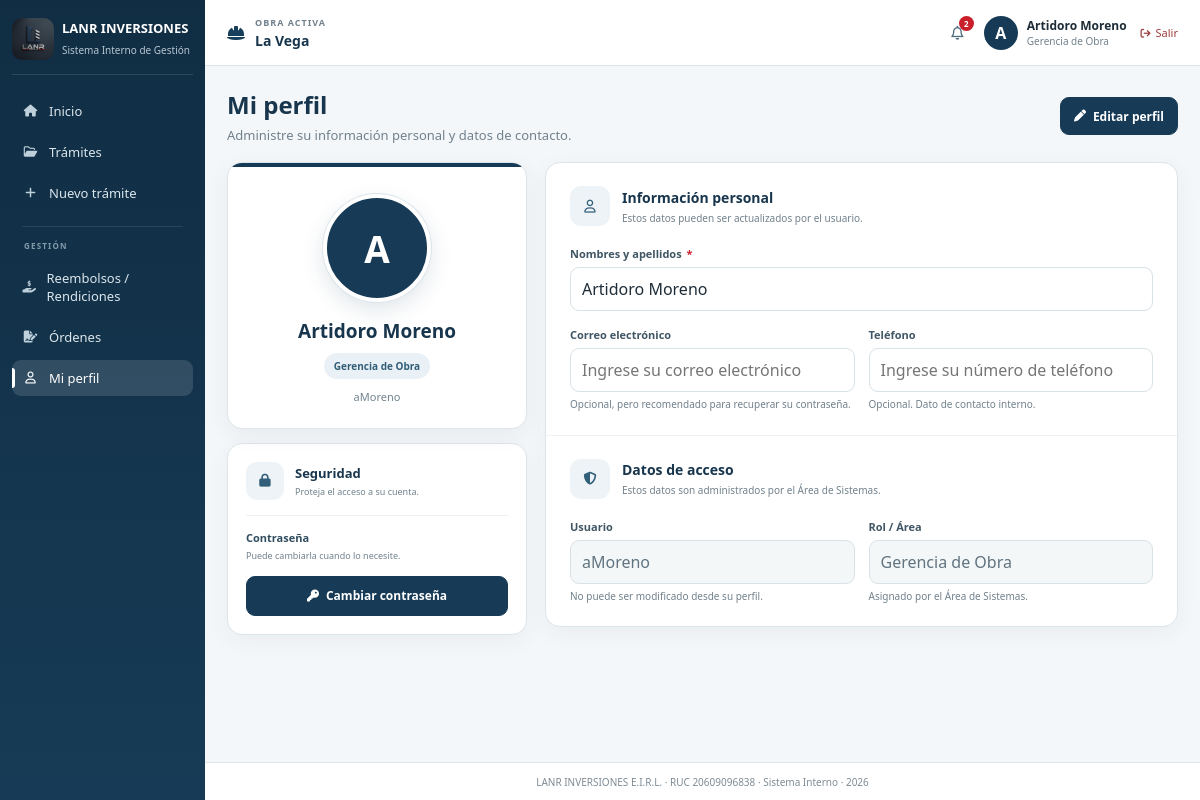
Screenshot of /profile (signed in) with the database file from the repository.
### tables this page shows
CREATE TABLE obras(
        id INTEGER PRIMARY KEY,
        nombre TEXT NOT NULL,
        codigo TEXT UNIQUE NOT NULL,
        proyecto TEXT,
        ubicacion TEXT,
        active INTEGER DEFAULT 1,
        created_at TEXT,
        updated_at TEXT
    );

CREATE TABLE users(
        id INTEGER PRIMARY KEY,
        full_name TEXT,
        username TEXT UNIQUE COLLATE NOCASE,
        password_hash TEXT,
        role TEXT,
        email TEXT,
        phone TEXT,
        profile_photo TEXT,
        must_change INTEGER DEFAULT 0,
        active INTEGER DEFAULT 1,
        created_at TEXT,
        updated_at TEXT,
        last_login TEXT
    );

### app.py (the view, shortened to what this page needs)
@app.route('/profile', methods=['GET', 'POST'])
@login_required
def profile():
    u = user()
    return render_template(
        'profile.html',
        user=u
    )

### app.py (called while the page is built, shortened)
@app.after_request
def add_no_cache_headers(response):
    if request.path.startswith('/static/'):
        response.headers['Cache-Control'] = 'no-store, no-cache, must-revalidate, max-age=0'
        response.headers['Pragma'] = 'no-cache'
        response.headers['Expires'] = '0'
    return response

def db():
    c = sqlite3.connect(DB)
    c.row_factory = sqlite3.Row
    return c

def active_project():
    if 'uid' not in session:
        return None
    c = db()
    obra = None
    obra_id = session.get('obra_id')
    if not obra:
        obra = c.execute(
            '''
            SELECT o.*
            FROM obras o

            JOIN usuario_obra uo
                ON uo.obra_id = o.id

            WHERE uo.usuario_id=?
            AND o.active=1
            AND uo.active=1

            ORDER BY o.id
            LIMIT 1
            ''',
            (session['uid'],)
        ).fetchone()
        if obra:
            session['obra_id'] = obra['id']
    c.close()
    return obra

@app.context_processor
def project_context():
    if 'uid' not in session:
        return {
            'active_project': None,
            'available_projects': []
        }
    c = db()
    available_projects = c.execute(
        '''
        SELECT o.*
        FROM obras o

        JOIN usuario_obra uo
            ON uo.obra_id = o.id

        WHERE uo.usuario_id=?
        AND o.active=1
        AND uo.active=1

        ORDER BY o.nombre
        ''',
        (session['uid'],)
    ).fetchall()
    c.close()
    return {
        'active_project': active_project(),
        'available_projects': available_projects
    }

def user():
    if 'uid' not in session:
        return None
    c = db()
    u = c.execute('select * from users where id=?',
                  (session['uid'],)).fetchone()
    c.close()
    return u

def login_required(fn):
    from functools import wraps
    @wraps(fn)
    def w(*a, **k):
        if 'uid' not in session:
            return redirect(
                url_for('login')
            )
        c = db()
        account = c.execute(
            '''
            SELECT active
            FROM users
            WHERE id=?
            ''',
            (session['uid'],)
        ).fetchone()
        c.close()
        return fn(*a, **k)
    return w

### templates/profile.html (shortened to what this page needs)
{% extends 'base.html' %} {% block title %} Mi perfil | LANR {% endblock %} {%
block content %}
<div class="pagehead profile-pagehead">
  <div>
    <h1>Mi perfil</h1>
    <p>Administre su información personal y datos de contacto.</p>
  </div>
  <div class="profile-top-actions">
    <button
      type="button"
      class="btn primary profile-edit-btn"
      id="profileEditButton"
    >
      <i class="fa-solid fa-pen"></i>
      Editar perfil
    </button>
  </div>
</div>
<form
  method="POST"
  enctype="multipart/form-data"
  id="profileForm"
  class="profile-layout"
  data-has-photo="{{ '1' if user.profile_photo else '0' }}"
>
  <div class="profile-side-column">
    <div class="card profile-identity-card">
      <div class="profile-photo-wrapper">
        <div class="profile-photo" id="profilePhotoPreview">
          {% if user.profile_photo %}
          <img
            src="{{ url_for(
              'static',
              filename='profile_photos/' ~ user.profile_photo
            ) }}"
            alt="Foto de perfil"
          />
          {% else %}
          <span> {{ user.full_name[0]|upper }} </span>
          {% endif %}
        </div>
      </div>
      <div class="profile-identity-info">
        <h2 id="profileDisplayName">{{ user.full_name }}</h2>
        <span class="profile-role"> {{ user.role }} </span>
        <p>{{ user.username }}</p>
      </div>
    </div>
    <div class="card profile-security-card">
      <div class="profile-security-heading">
        <div class="profile-section-icon">
          <i class="fa-solid fa-lock"></i>
        </div>
        <div>
          <h3>Seguridad</h3>
          <p>Proteja el acceso a su cuenta.</p>
        </div>
      </div>
      <div class="profile-security-content">
        <div>
          <strong> Contraseña </strong>
          <span> Puede cambiarla cuando lo necesite. </span>
        </div>
        <a
          class="btn primary profile-password-button"
          href="{{ url_for('change_password') }}"
        >
          <i class="fa-solid fa-key"></i>
          Cambiar contraseña
        </a>
      </div>
    </div>
  </div>
  <div class="card profile-main-card">
    <div class="profile-section">
      <div class="profile-section-heading">
        <div class="profile-section-icon">
          <i class="fa-regular fa-user"></i>
        </div>
        <div>
          <h3>Información personal</h3>
          <p>Estos datos pueden ser actualizados por el usuario.</p>
        </div>
      </div>
      <div class="formgrid profile-formgrid">
        <div class="field full">
          <label for="profileFullName">
            Nombres y apellidos
            <span class="required">*</span>
          </label>
          <input
            type="text"
            id="profileFullName"
            name="full_name"
            value="{{ user.full_name }}"
            class="profile-editable no-uppercase"
            autocomplete="name"
            placeholder="Ingrese nombres y apellidos"
            disabled
            required
          />
        </div>
        <div class="field">
          <label for="profileEmail"> Correo electrónico </label>
          <input
            type="email"
            id="profileEmail"
            name="email"
            value="{{ user.email or '' }}"
            class="profile-editable no-uppercase"
            autocomplete="email"
            placeholder="Ingrese su correo electrónico"
            disabled
          />
          <small class="field-help">
            Opcional, pero recomendado para recuperar su contraseña.
          </small>
        </div>
        <div class="field">
          <label for="profilePhone"> Teléfono </label>
          <input
            type="tel"
            id="profilePhone"
            name="phone"
            value="{{ user.phone or '' }}"
            class="profile-editable no-uppercase numbers-only"
            autocomplete="tel"
            inputmode="numeric"
            maxlength="15"
            placeholder="Ingrese su número de teléfono"
            disabled
          />
          <small class="field-help">
            Opcional. Dato de contacto interno.
          </small>
        </div>
      </div>
    </div>
    <div class="profile-section profile-access-section">
      <div class="profile-section-heading">
        <div class="profile-section-icon">
          <i class="fa-solid fa-shield-halved"></i>
        </div>
        <div>
          <h3>Datos de acceso</h3>
          <p>Estos datos son administrados por el Área de Sistemas.</p>
        </div>
      </div>
      <div class="formgrid profile-formgrid">
        <div class="field">
          <label> Usuario </label>
          <input
            type="text"
            value="{{ user.username }}"
            class="readonly-field no-uppercase"
            readonly
            tabindex="-1"
          />
          <small class="field-help">
            No puede ser modificado desde su perfil.
          </small>
        </div>
        <div class="field">
          <label> Rol / Área </label>
          <input
            type="text"
            value="{{ user.role }}"
            class="readonly-field no-uppercase"
            readonly
            tabindex="-1"
          />
          <small class="field-help"> Asignado por el Área de Sistemas. </small>
        </div>
      </div>
    </div>
  </div>
</form>
{% endblock %}

### templates/base.html (shortened to what this page needs)
<!doctype html>
<html lang="es">
  <head>
    <link
      rel="stylesheet"
      href='{{ url_for("static", filename="css/styles.css") }}'
    />
    <link
      rel="stylesheet"
      href="https://cdnjs.cloudflare.com/ajax/libs/font-awesome/6.5.2/css/all.min.css"
    />
  </head>
  <body class="{% block body_class %}{% endblock %}">
    {% if user %}
    <div class="app">
      <aside class="sidebar" id="sidebar">
        <div class="brand">
          <img
            src='{{ url_for("static", filename="logo-lanr.jpeg") }}'
            alt="LANR Inversiones"
          />
          <div>
            <strong>LANR INVERSIONES</strong>
            <span>Sistema Interno de Gestión</span>
          </div>
        </div>
        <nav>
          <a
            href='{{ url_for("home") }}'
            class="{% if request.endpoint == 'home' %}active{% endif %}"
          >
            <i class="fa-solid fa-house"></i>
            <span>Inicio</span>
          </a>
          <a
            href='{{ url_for("requests") }}'
            class="{% if request.endpoint in ['requests', 'request_detail'] %}active{% endif %}"
          >
            <i class="fa-regular fa-folder-open"></i>
            <span>Trámites</span>
          </a>
          {% if user.role in ['Gerencia de Obra', 'Control y Planeamiento', 'Administración', 'Logística', 'Tesorería', 'Contabilidad', 'Sistemas'] %}
          <a
            href='{{ url_for("new_request") }}'
            class="{% if request.endpoint in ['new_request', 'new_requirement', 'new_payment_request', 'create_requirement', 'create_payment_request'] %}active{% endif %}"
          >
            <i class="fa-solid fa-plus"></i>
            <span>Nuevo trámite</span>
          </a>
          {% endif %}
          <div class="nav-divider"></div>
          <span class="nav-section">GESTIÓN</span>
          <a href='{{ url_for("reimbursements") }}' class="{% if request.endpoint in ['reimbursements','new_reimbursement'] %}active{% endif %}">
            <i class="fa-solid fa-hand-holding-dollar"></i><span>Reembolsos / Rendiciones</span>
          </a>
          <a href='{{ url_for("orders") }}' class="{% if request.endpoint in ['orders','new_order'] %}active{% endif %}">
            <i class="fa-solid fa-file-signature"></i><span>Órdenes</span>
          </a>
          <a
            href='{{ url_for("profile") }}'
            class="{% if request.endpoint == 'profile' %}active{% endif %}"
          >
            <i class="fa-regular fa-user"></i>
            <span>Mi perfil</span>
          </a>
        </nav>
      </aside>
      <main>
        <header>
          <div class="work project-selector">
            {% if active_project %} {% if available_projects|length > 1 %}
            <div class="project-selector-main">
              <i class="fa-solid fa-helmet-safety"></i>
              <div>
                <span class="project-selector-label"> OBRA ACTIVA </span>
                <select
                  class="project-select"
                  onchange="
                    if (this.value) {
                      document
                        .getElementById('project-form-' + this.value)
                        .submit();
                    }
                  "
                  aria-label="Seleccionar obra"
                >
                  {% for project in available_projects %}
                  <option
                    value="{{ project.id }}"
                    {% if project.id == active_project.id %}selected{% endif %}
                  >
                    {{ project.nombre }}
                  </option>
                  {% endfor %}
                </select>
              </div>
            </div>
            {% for project in available_projects %}
            <form
              id="project-form-{{ project.id }}"
              method="post"
              action="{{ url_for('select_project', obra_id=project.id) }}"
              class="project-hidden-form"
            ></form>
            {% endfor %} {% else %}
            <div class="project-selector-main">
              <i class="fa-solid fa-helmet-safety"></i>
              <div>
                <span class="project-selector-label"> OBRA ACTIVA </span>
                <strong class="project-single-name">
                  {{ active_project.nombre }}
                </strong>
              </div>
            </div>
            {% endif %} {% endif %}
          </div>
          <div class="who">
            <div class="notification-wrapper">
              <button
                type="button"
                class="notification-button"
                title="Notificaciones"
                onclick="toggleNotifications()"
              >
                <i class="fa-regular fa-bell"></i>
                {% if notificaciones_no_leidas > 0 %}
                <span class="notification-count">
                  {{ notificaciones_no_leidas }}
                </span>
                {% endif %}
              </button>
            </div>
            <div class="avatar">
              {% if user.profile_photo %}
              <img
                src="{{ url_for(
      'static',
      filename='profile_photos/' ~ user.profile_photo
    ) }}"
                alt="Foto de {{ user.full_name }}"
              />
              {% else %}
              <span> {{ user.full_name[0]|upper }} </span>
              {% endif %}
            </div>
            <div class="user-data">
              <strong>{{ user.full_name }}</strong>
              <small>{{ user.role }}</small>
            </div>
            <a
              href='{{ url_for("logout") }}'
              class="logout-link"
              title="Cerrar sesión"
            >
              <i class="fa-solid fa-arrow-right-from-bracket"></i>
              <span>Salir</span>
            </a>
          </div>
        </header>
        <section class="content">
           {% block content %} {% endblock %}
        </section>
        <footer>
          LANR INVERSIONES E.I.R.L. · RUC 20609096838 · Sistema Interno · 2026
        </footer>
      </main>
    </div>
    {% else %} {% block guest %} {% endblock %} {% endif %}
  </body>
</html>

### rows the page displays
obras: nombre "La Vega"
users: full_name "A", full_name "Artidoro Moreno", role "Gerencia de Obra", username "aMoreno"

### other values shown
{{ notificaciones_no_leidas }} "2"
